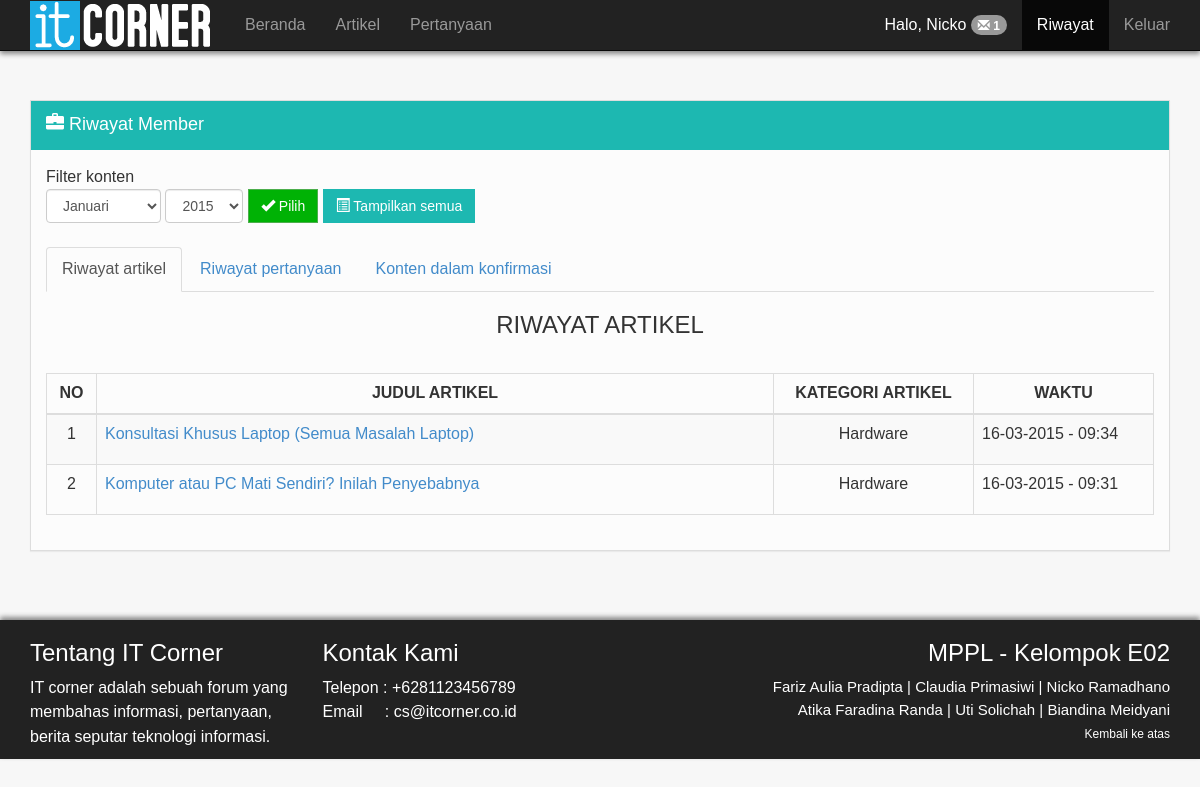
Page /mppl/riwayat.php (signed in) on the committed database.
### tables this page shows
CREATE TABLE IF NOT EXISTS `artikel` (
`id_artikel` int(10) NOT NULL,
  `username` varchar(50) NOT NULL,
  `judul_artikel` varchar(100) NOT NULL,
  `isi_artikel` text NOT NULL,
  `kategori_artikel` varchar(50) NOT NULL,
  `tanggal` datetime NOT NULL DEFAULT CURRENT_TIMESTAMP,
  `status` varchar(10) NOT NULL,
  `jumlah_komentar` int(11) NOT NULL DEFAULT '0',
  `kunci` varchar(10) NOT NULL DEFAULT 'tidak'
);

### mppl/riwayat.php (the view, shortened to what this page needs)
<!doctype html>
<html>
<head>
  <link rel="stylesheet" href="assets/bootstrap/css/bootstrap.min.css">
</head>
<body>
  <div class="container">
    <div class="navbar navbar-fixed-top navbar-inverse outer-navbar">
      <div class="container">
        <div class="collapse navbar-collapse">
          <ul class="nav navbar-nav">
            <li>
            <img src="it_corner.png" style="padding-top:1px">
            </li>
            <li>
              <a href="home.php">Beranda</a>
            </li>
            <li>
              <a href="list_artikel.php">Artikel</a>
            </li>
            <li>
              <a href="list_pertanyaan.php">Pertanyaan</a>
            </li>
            <?php session_start(); include 'header.php'; ?>
        </div>
      </div>
    </div>
    <div class="row" style="padding-top:100px;">
      <div class="col-md-12">
        <div class="panel panel-default">
        <div class="panel-heading">
          <p class="panel-title" style="font-size:18px"><span class="glyphicon glyphicon-briefcase"></span> Riwayat Member</p>
        </div>
          <div class="panel-body">
          <title>Pilih bulan</title>Filter konten
            <form method="get" action="riwayat.php">
            <select class="option-control" name="bulan" data-toggle="tooltip" data-placement="top" title="Pilih bulan">
                    <option value="01">Januari</option>
                  </select>
                  <select class="option-control" name="tahun" data-toggle="tooltip" data-placement="top" title="Pilih tahun">
                    <option value="2015">2015</option>
                  </select>
                  <button type="submit" class="btn btn-success" id="bulan" ><span class="glyphicon glyphicon-ok"></span> Pilih</button>
                  <a href="riwayat.php?aksi=semua"> <button type="button" class="btn btn-primary" data-toggle="tooltip" data-placement="top" title="Menampilkan semua artikel dan pertanyaan yang telah dipublikasikan"><span class="glyphicon glyphicon-list-alt"></span> Tampilkan semua</button></a>
                  </form>
                  <br>
          <div role="tabpanel">
            <ul class="nav nav-tabs" role="tablist">
              <li role="presentation" class="active"><a href="#home" aria-controls="home" role="tab" data-toggle="tab">Riwayat artikel</a></li>
              <li role="presentation"><a href="#profile" aria-controls="profile" role="tab" data-toggle="tab">Riwayat pertanyaan</a></li>
              <li role="presentation"><a href="#moderasi" aria-controls="profile" role="tab" data-toggle="tab">Konten dalam konfirmasi</a></li>
            </ul>
            <div class="tab-content">
              <div role="tabpanel" class="tab-pane fade in active" id="home">
                <h3 align="center">RIWAYAT ARTIKEL</h3>
            <br>
            <table class="table table-hover table-bordered table-striped">
              <thead>
                <tr>
                  <th style="text-align:center;width:50px">NO</th>
                  <th style="text-align:center;">JUDUL ARTIKEL</th>
                  <th style="text-align:center;width:200px">KATEGORI ARTIKEL</th>
                  <th style="text-align:center;width:180px">WAKTU</th>
                </tr>
              </thead>
                             <?php
                $n = $_SESSION['username'];
                $loc = $_SERVER['REQUEST_URI'];
                if(!empty($_GET['bulan'])){
                 $x = $_GET['bulan'];
                 $t = $_GET['tahun'];
                  $a=0;
                       $query="SELECT id_artikel, judul_artikel, kategori_artikel, DATE_FORMAT(tanggal, '%d-%m-%Y - %H:%i') AS tanggal from artikel where status='1' and username='$n' and substr(tanggal,6,2)='$x' and substr(tanggal,1,4)='$t' order by tanggal desc";
                              $rows=mysql_query($query);
                             while($row = mysql_fetch_assoc($rows)){
                              $a++;
                              $id = $row['id_artikel'];
                                echo "<tr>";
                                echo "<td><p align='center'>" . $a."</p></td>";
                                echo '<td><a href="isi_artikel.php?location='.$loc.'&id='.$id.'">' . $row['judul_artikel'] . "</a></td>";
                                echo "<td><p align='center'>" . $row['kategori_artikel'] . "</p></td>";
                                echo "<td>" . $row['tanggal'] . "</td>";
                                echo " </tr>";
                             }
                             echo "</table>";
                           }
                          else{
                            $query="SELECT id_artikel, judul_artikel, kategori_artikel, DATE_FORMAT(tanggal, '%d-%m-%Y - %H:%i') AS tanggal from artikel where status='1' and username='$n' order by tanggal desc";
                              $rows=mysql_query($query);
                       $a=0;
                             while($row = mysql_fetch_assoc($rows)){
                              $a++;
                              $id = $row['id_artikel'];
                                echo "<tr>";
                                echo "<td><p align='center'>" . $a."</p></td>";
                                echo '<td><a href="isi_artikel.php?location='.$loc.'&id='.$id.'">' . $row['judul_artikel'] . "</a></td>";
                                echo "<td><p align='center'>" . $row['kategori_artikel'] . "</p></td>";
                                echo "<td>" . $row['tanggal'] . "</td>";
                                echo " </tr>";
                             }
                             echo "</table>";
}
?>
              </div>
            </div>
          </div>
          </div>
        </div>
      </div>
      </div>
      </div>
  <br><br>
  <div class="footer outer-footer">
     <div class="container">
       <div class="row">
         <div class="col-md-3">
           <h3 style="color:white;">Tentang IT Corner</h3>
           <p style="color:white">IT corner adalah sebuah forum yang membahas informasi, pertanyaan, berita seputar teknologi informasi.</p>
        </div>
        <div class="col-md-3">
           <h3 style="color:white">Kontak Kami</h3>
          <p style="color:white">Telepon&nbsp;: +6281123456789 <br> Email&nbsp;&nbsp;&nbsp;&nbsp;&nbsp;: cs@itcorner.co.id</p>
        </div>
        <div class="col-md-6">
           <h3 style="color:white;" align="right">MPPL - Kelompok E02</h3>
          <p style="color:white;font-size:15px;" align="right">Fariz Aulia Pradipta | Claudia Primasiwi | Nicko Ramadhano<br>Atika Faradina Randa | Uti Solichah | Biandina Meidyani<br><a href="#top" style="color:white;font-size:12px;" align="right">Kembali ke atas</a></p>
        </div>
      </div>
    </div>
  </div>
  </body>
  </html>

### rows in the picture
artikel: judul_artikel "Konsultasi Khusus Laptop (Semua Masalah Laptop)", kategori_artikel "Hardware", tanggal "16-03-2015 - 09:34"
artikel: judul_artikel "Komputer atau PC Mati Sendiri? Inilah Penyebabnya", kategori_artikel "Hardware", tanggal "16-03-2015 - 09:31"

### other values in the picture
$arr[0] "Nicko"
$pesanBaru "1"
